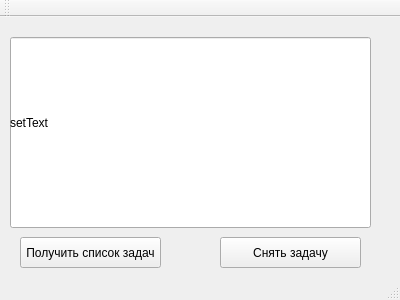
<?xml version="1.0" encoding="UTF-8"?>
<ui version="4.0">
 <class>MainWindow</class>
 <widget class="QMainWindow" name="MainWindow">
  <property name="geometry">
   <rect>
    <x>0</x>
    <y>0</y>
    <width>400</width>
    <height>300</height>
   </rect>
  </property>
  <property name="windowTitle">
   <string>MainWindow</string>
  </property>
  <widget class="QWidget" name="centralWidget">
   <widget class="QPushButton" name="pushButton_2">
    <property name="geometry">
     <rect>
      <x>220</x>
      <y>220</y>
      <width>141</width>
      <height>31</height>
     </rect>
    </property>
    <property name="text">
     <string>Снять задачу</string>
    </property>
   </widget>
   <widget class="QPushButton" name="pushButton_1">
    <property name="geometry">
     <rect>
      <x>20</x>
      <y>220</y>
      <width>141</width>
      <height>31</height>
     </rect>
    </property>
    <property name="text">
     <string>Получить список задач</string>
    </property>
   </widget>
   <widget class="QLineEdit" name="lineEdit">
    <property name="geometry">
     <rect>
      <x>10</x>
      <y>20</y>
      <width>361</width>
      <height>191</height>
     </rect>
    </property>
    <property name="text">
     <string/>
    </property>
   </widget>
   <widget class="QLabel" name="MyLabel">
    <property name="geometry">
     <rect>
      <x>10</x>
      <y>10</y>
      <width>361</width>
      <height>191</height>
     </rect>
    </property>
    <property name="text">
     <string>setText</string>
    </property>
   </widget>
  </widget>
  <widget class="QMenuBar" name="menuBar">
   <property name="geometry">
    <rect>
     <x>0</x>
     <y>0</y>
     <width>400</width>
     <height>21</height>
    </rect>
   </property>
  </widget>
  <widget class="QToolBar" name="mainToolBar">
   <attribute name="toolBarArea">
    <enum>TopToolBarArea</enum>
   </attribute>
   <attribute name="toolBarBreak">
    <bool>false</bool>
   </attribute>
  </widget>
  <widget class="QStatusBar" name="statusBar"/>
 </widget>
 <layoutdefault spacing="6" margin="11"/>
 <resources/>
 <connections/>
</ui>
